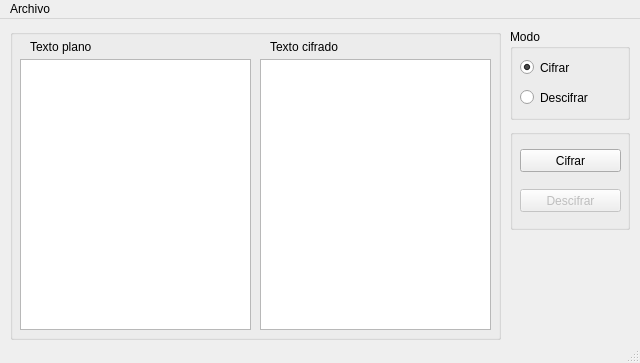
<?xml version="1.0" encoding="UTF-8"?>
<ui version="4.0">
 <class>MainWindow</class>
 <widget class="QMainWindow" name="MainWindow">
  <property name="geometry">
   <rect>
    <x>0</x>
    <y>0</y>
    <width>640</width>
    <height>363</height>
   </rect>
  </property>
  <property name="windowTitle">
   <string>Programa 04</string>
  </property>
  <widget class="QWidget" name="centralwidget">
   <widget class="QGroupBox" name="groupBox">
    <property name="geometry">
     <rect>
      <x>10</x>
      <y>10</y>
      <width>491</width>
      <height>311</height>
     </rect>
    </property>
    <property name="title">
     <string/>
    </property>
    <widget class="QPlainTextEdit" name="plainTextEdit_normal">
     <property name="geometry">
      <rect>
       <x>10</x>
       <y>30</y>
       <width>231</width>
       <height>271</height>
      </rect>
     </property>
     <property name="font">
      <font>
       <family>Arial</family>
       <pointsize>10</pointsize>
      </font>
     </property>
    </widget>
    <widget class="QPlainTextEdit" name="plainTextEdit_coded">
     <property name="enabled">
      <bool>true</bool>
     </property>
     <property name="geometry">
      <rect>
       <x>250</x>
       <y>30</y>
       <width>231</width>
       <height>271</height>
      </rect>
     </property>
     <property name="font">
      <font>
       <family>Arial</family>
       <pointsize>10</pointsize>
      </font>
     </property>
     <property name="accessibleName">
      <string/>
     </property>
     <property name="readOnly">
      <bool>true</bool>
     </property>
    </widget>
    <widget class="QLabel" name="label">
     <property name="geometry">
      <rect>
       <x>20</x>
       <y>10</y>
       <width>211</width>
       <height>16</height>
      </rect>
     </property>
     <property name="text">
      <string>Texto plano</string>
     </property>
    </widget>
    <widget class="QLabel" name="label_2">
     <property name="geometry">
      <rect>
       <x>260</x>
       <y>10</y>
       <width>211</width>
       <height>16</height>
      </rect>
     </property>
     <property name="text">
      <string>Texto cifrado</string>
     </property>
    </widget>
   </widget>
   <widget class="QGroupBox" name="groupBox_2">
    <property name="geometry">
     <rect>
      <x>510</x>
      <y>10</y>
      <width>120</width>
      <height>91</height>
     </rect>
    </property>
    <property name="title">
     <string>Modo</string>
    </property>
    <widget class="QRadioButton" name="radioButton_encode">
     <property name="geometry">
      <rect>
       <x>10</x>
       <y>30</y>
       <width>82</width>
       <height>17</height>
      </rect>
     </property>
     <property name="text">
      <string>Cifrar</string>
     </property>
     <property name="checked">
      <bool>true</bool>
     </property>
    </widget>
    <widget class="QRadioButton" name="radioButton_decode">
     <property name="geometry">
      <rect>
       <x>10</x>
       <y>60</y>
       <width>82</width>
       <height>17</height>
      </rect>
     </property>
     <property name="text">
      <string>Descifrar</string>
     </property>
    </widget>
   </widget>
   <widget class="QGroupBox" name="groupBox_3">
    <property name="geometry">
     <rect>
      <x>510</x>
      <y>110</y>
      <width>120</width>
      <height>101</height>
     </rect>
    </property>
    <property name="title">
     <string/>
    </property>
    <widget class="QPushButton" name="pushButton_encode">
     <property name="geometry">
      <rect>
       <x>10</x>
       <y>20</y>
       <width>101</width>
       <height>23</height>
      </rect>
     </property>
     <property name="text">
      <string>Cifrar</string>
     </property>
    </widget>
    <widget class="QPushButton" name="pushButton_decode">
     <property name="enabled">
      <bool>false</bool>
     </property>
     <property name="geometry">
      <rect>
       <x>10</x>
       <y>60</y>
       <width>101</width>
       <height>23</height>
      </rect>
     </property>
     <property name="text">
      <string>Descifrar</string>
     </property>
     <property name="checkable">
      <bool>false</bool>
     </property>
    </widget>
   </widget>
  </widget>
  <widget class="QMenuBar" name="menubar">
   <property name="geometry">
    <rect>
     <x>0</x>
     <y>0</y>
     <width>640</width>
     <height>21</height>
    </rect>
   </property>
   <widget class="QMenu" name="menuArchivo">
    <property name="title">
     <string>Archivo</string>
    </property>
    <addaction name="actionAbrir"/>
    <addaction name="actionGuardar"/>
   </widget>
   <addaction name="menuArchivo"/>
  </widget>
  <widget class="QStatusBar" name="statusbar"/>
  <action name="actionAbrir">
   <property name="text">
    <string>Abrir archivo</string>
   </property>
   <property name="toolTip">
    <string>&lt;html&gt;&lt;head/&gt;&lt;body&gt;&lt;p&gt;Abrir el archivo que se va a encriptar o a desencriptar&lt;/p&gt;&lt;/body&gt;&lt;/html&gt;</string>
   </property>
   <property name="shortcut">
    <string>Ctrl+O</string>
   </property>
  </action>
  <action name="actionGuardar">
   <property name="text">
    <string>Guardar archivo</string>
   </property>
   <property name="toolTip">
    <string>&lt;html&gt;&lt;head/&gt;&lt;body&gt;&lt;p&gt;Guardar el archivo&lt;/p&gt;&lt;/body&gt;&lt;/html&gt;</string>
   </property>
   <property name="shortcut">
    <string>Ctrl+S</string>
   </property>
  </action>
 </widget>
 <resources/>
 <connections/>
</ui>
